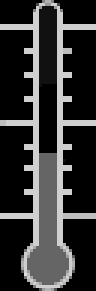
#> input picture temp.bmp, 32 x 97 px (shown 3 times larger)
$ python testImaging.py   (Python 2 division)
#> lines starting #> are read from the running program, lines starting #| are printed output that depends on the picture
### customtypes.py
#!/usr/bin/env python
# -*- coding: utf-8 -*-

import collections
import datetime

FieldUpdates = collections.namedtuple("FieldUpdates", ["field", "old_value", "new_value"])


class SystemInfo(object):
    def __init__(self):
        self.host = Host()
        self.cpu = Cpu()
        self.fs = FsSystem()


class Host(object):
    def __init__(self, ip=None, os=None, hostname=None, mac_address=None, boot_time=None, internet=None):
        self.ip = ip
        self.os = os
        self.hostname = hostname
        self.mac_address = mac_address
        self._boot_time = boot_time
        self.internet = internet

    @property
    def boot_time(self):
        if isinstance(self._boot_time, float):
            return datetime.datetime.fromtimestamp(self._boot_time)
        elif isinstance(self._boot_time, datetime.datetime):
            return self._boot_time

    @boot_time.setter
    def boot_time(self, value):
        if isinstance(value, float):
            self._boot_time = datetime.datetime.fromtimestamp(value)
        elif isinstance(value, datetime.datetime):
            self._boot_time = value

    @property
    def friendly_internet(self):
        if self.internet:
            return "ONLINE"
        else:
            return "OFFLINE"

    @property
    def up_time(self):
        """
        Calculates up-time based on self.boot_time and returns it in a human friendly format
        :return: string
        """
        return self.friendly_time_delta(self.boot_time, datetime.datetime.now())

    @staticmethod
    def friendly_time_delta(start, end):
        up_time = end - start
        years, reminder = divmod(up_time.total_seconds(), 31556926)
        days, reminder = divmod(reminder, 86400)
        hours, reminder = divmod(reminder, 3600)
        minutes, seconds = divmod(reminder, 60)
        ret = ""
        if years > 1:
            ret = str(int(years)) + " years, "
        elif years == 1:
            ret = "1 year, "
        if days > 1:
            ret += str(int(days)) + " days, "
        elif days == 1:
            ret += "1 day, "
        if hours > 1:
            ret += str(int(hours)) + " hours"
        elif hours == 1:
            ret += str(int(hours)) + " hour"
        if ret == "" and minutes > 0:
            ret += str(int(minutes)) + " minutes"
        if ret == "" and seconds > 0:
            ret += str(int(seconds)) + " seconds"
        return ret


class Cpu(object):
    def __init__(self, load=None, temp=None):
        self.temp = temp
        self.load = load


class FsSystem(object):
    def __init__(self, _total=None, used=None, free=None, percent=None):
        self.total = _total
        self.used = used
        self.free = free
        self.percent = percent

    def friendly_fs_size(self):
        return self.sizeof_fmt(self.used) + " of " + self.sizeof_fmt(self.total)

    @staticmethod
    def sizeof_fmt(num, suffix='B'):
        """
        return friendly byte size string.
        Example: 1024 -> 1KiB
        :param num: the number to transform
        :param suffix: string to append to the output
        :return:
        """
        # for unit in ['', 'Ki', 'Mi', 'Gi', 'Ti', 'Pi', 'Ei', 'Zi']:
        for unit in ['', 'K', 'M', 'G', 'T', 'P', 'E', 'Z']:
            if abs(num) < 1024.0:
                return "%3.1f%s%s" % (num, unit, suffix)
            num /= 1024.0
        return "%.1f%s%s" % (num, 'Yi', suffix)

### testImaging.py
#!/usr/bin/env python
# -*- coding: utf-8 -*-

from PIL import Image
from PIL import ImageFont
from PIL import ImageDraw
import customtypes
import datetime

data = customtypes.SystemInfo()
data.host.boot_time = datetime.datetime.now() - datetime.timedelta(days=45)
data.host.hostname = "rpi_RB-HA-MQTT"
data.host.mac_address = "B8:27:EB:E6:7C:42"
data.host.os = "Linux"
data.host.ip = "192.168.1.244"
data.host.internet = True
data.cpu.load = "23"
data.cpu.temp = "45"
data.fs.total = 59828416000
data.fs.used = 2134100000
data.fs.free = 57694316000
data.fs.percent = "4%"


def get_font_size(font_name, text, max_width):
    font_size = 8
    font = ImageFont.truetype(font_name, font_size)
    while font.getsize(text)[0] < max_width:
        # iterate until the text size is just larger than the criteria
        font_size += 1
        font = ImageFont.truetype(font_name, font_size)
    # step back to be within bounds
    print "computed font-size = " + str(font_size)
    return ImageFont.truetype(font_name, font_size-1)

# TODO - TEST PIXELS - ALL WHITE
# image_testpixels = Image.new("L", (128, 128), 255)  # blank white image
# im.show()

# TODO - LOGO SPLASH SCREEN
fnt = ImageFont.truetype("TerminusTTF-4.46.0.ttf", 16)
fntl = ImageFont.truetype("TerminusTTF-4.46.0.ttf", 22)
fntxl = ImageFont.truetype("TerminusTTF-4.46.0.ttf", 30)

# HOST
image_plash_logo2 = Image.new("L", (128, 128), 0)  # blank black image
#> image_plash_logo2: PIL image 128x128 L; every value is 0
drawing = ImageDraw.Draw(image_plash_logo2)
drawing.rectangle([(0, 0), (127, 10)], fill=255, outline=255, width=2)
drawing.rectangle([(0, 10), (127, 40)], fill=None, outline=255, width=2)
header_font = get_font_size(font_name="TerminusTTF-4.46.0.ttf", text=data.host.hostname, max_width=120)
header_start_pos = (128 - header_font.getsize(data.host.hostname)[0]) / 2
drawing.text((header_start_pos, 11), data.host.hostname, font=header_font, fill=255)
drawing.rectangle([(0, 28), (127, 40)], fill=255, outline=255, width=2)
drawing.text((10, 50), "OS:", font=fnt, fill=128)
drawing.text((20, 66), data.host.os, font=fnt, fill=255)
drawing.text((10, 84), "UPTIME:", font=fnt, fill=128)
drawing.text((20, 100), data.host.up_time, font=fnt, fill=255)
# image_plash_logo2.show()

# NETWORK
image_plash_logo3 = Image.new("L", (128, 128), 0)  # blank black image
drawing = ImageDraw.Draw(image_plash_logo3)
drawing.rectangle([(0, 0), (127, 10)], fill=255, outline=255, width=2)
drawing.rectangle([(0, 10), (127, 40)], fill=None, outline=255, width=2)
header_start_pos = (128 - header_font.getsize(data.host.friendly_internet)[0]) / 2
drawing.text((header_start_pos, 11), data.host.friendly_internet, font=header_font, fill=255)
drawing.rectangle([(0, 28), (127, 40)], fill=255, outline=255, width=2)
drawing.text((15, 50), "IP:", font=fnt, fill=128)
drawing.text((5, 66), data.host.ip, font=fnt, fill=255)
drawing.text((15, 84), "MAC:", font=fnt, fill=128)
drawing.text((5, 100), data.host.mac_address, font=fnt, fill=255)
image_plash_logo3.show()
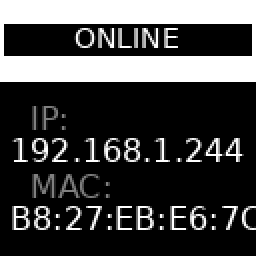
#> shown: PIL image 128x128 L (shown 2 times larger); min 0, max 255, mean 66.7


# CPU TEMP, LOAD
image_plash_logo4 = Image.new("L", (128, 128), 0)  # blank black image
drawing = ImageDraw.Draw(image_plash_logo4)
icon = Image.open('temp.bmp', 'r')
#> icon is the input picture: PIL image 32x97 L; min 0, max 224, mean 51.7
icon_w, icon_h = icon.size
#> icon_w = 32; icon_h = 97
h_offset = 0
if icon_h < 128:
    h_offset = (128 - icon_h) / 2
#> h_offset = 15
image_plash_logo4.paste(icon, (5, h_offset))
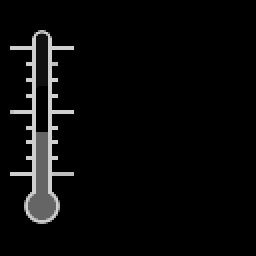
#> image_plash_logo4: PIL image 128x128 L (shown 2 times larger); min 0, max 224, mean 9.8
drawing.text((60, 42), data.cpu.temp + " C", font=fntxl, fill=255)
drawing.text((42, 92), "load = " + str(data.cpu.load + "%"), font=fnt, fill=255)
# image_plash_logo4.show()


# DISK
image_plash_logo5 = Image.new("L", (128, 128), 0)  # blank black image
drawing = ImageDraw.Draw(image_plash_logo5)
icon = Image.open('sdcard.bmp', 'r')
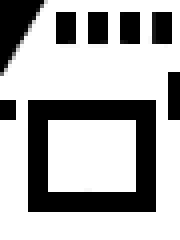
#> input picture sdcard.bmp, 45 x 60 px (shown 4 times larger)
#> icon is the input picture: PIL image 45x60 L; min 0, max 255, mean 176.8
icon_h = icon.size[1]
#> icon_h = 60
h_offset = 0
if icon_h < 128:
    h_offset = (128 - 10 - icon_h) / 2
#> h_offset = 29
image_plash_logo5.paste(icon, (5, h_offset))
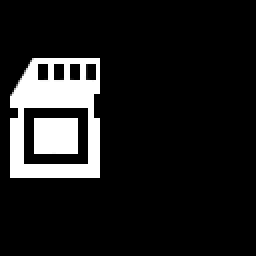
#> image_plash_logo5: PIL image 128x128 L (shown 2 times larger); min 0, max 255, mean 29.1
drawing.text((70, 45), data.fs.percent, font=fntxl, fill=255)
drawing.text((2, 100), data.fs.friendly_fs_size(), font=fnt, fill=255)
image_plash_logo5.show()
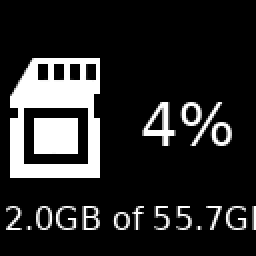
#> shown: PIL image 128x128 L (shown 2 times larger); min 0, max 255, mean 39.8
